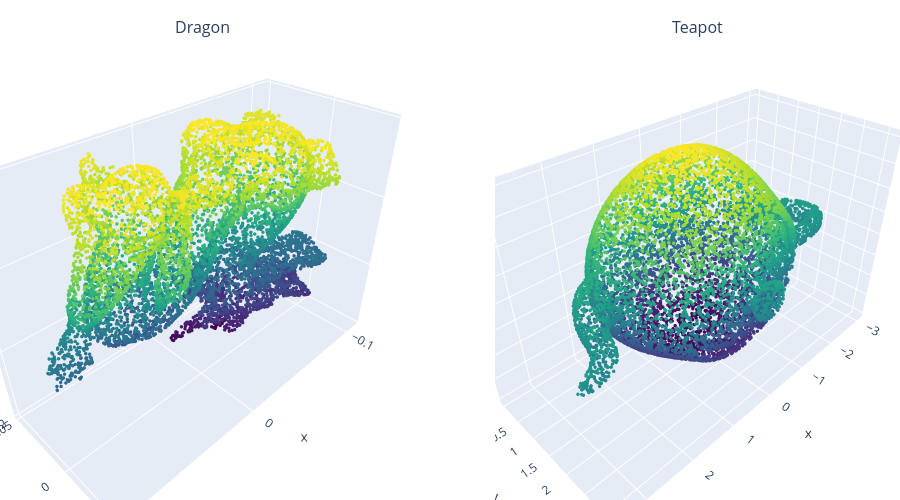

The notebook cell this image was saved under:
### Code cell
visualize_transition_3d(
    [dragon_points, teapot_points],
    titles=["Dragon", "Teapot"]
)

### Figure 1 — Plotly figure (JSON) as saved in the notebook; plotly's stock layout.template omitted (floating-point values rounded to 4 significant figures; data arrays with more than 128 entries replaced by an {"elided": "..."} marker saying what was removed)
{"data": [{"marker": {"color": {"elided": "10000 float values"}, "colorscale": [[0.0, "#440154"], [0.1111, "#482878"], [0.2222, "#3e4989"], [0.3333, "#31688e"], [0.4444, "#26828e"], [0.5556, "#1f9e89"], [0.6667, "#35b779"], [0.7778, "#6ece58"], [0.8889, "#b5de2b"], [1.0, "#fde725"]], "size": 2}, "mode": "markers", "showlegend": false, "x": {"elided": "10000 float values"}, "y": {"elided": "10000 float values"}, "z": {"elided": "10000 float values"}, "type": "scatter3d", "scene": "scene"}, {"marker": {"color": {"elided": "10000 float values"}, "colorscale": [[0.0, "#440154"], [0.1111, "#482878"], [0.2222, "#3e4989"], [0.3333, "#31688e"], [0.4444, "#26828e"], [0.5556, "#1f9e89"], [0.6667, "#35b779"], [0.7778, "#6ece58"], [0.8889, "#b5de2b"], [1.0, "#fde725"]], "size": 2}, "mode": "markers", "showlegend": false, "x": {"elided": "10000 float values"}, "y": {"elided": "10000 float values"}, "z": {"elided": "10000 float values"}, "type": "scatter3d", "scene": "scene2"}], "layout": {"scene": {"domain": {"x": [0.0, 0.45], "y": [0.0, 1.0]}}, "scene2": {"domain": {"x": [0.55, 1.0], "y": [0.0, 1.0]}}, "annotations": [{"font": {"size": 16}, "showarrow": false, "text": "Dragon", "x": 0.225, "xanchor": "center", "xref": "paper", "y": 1.0, "yanchor": "bottom", "yref": "paper"}, {"font": {"size": 16}, "showarrow": false, "text": "Teapot", "x": 0.775, "xanchor": "center", "xref": "paper", "y": 1.0, "yanchor": "bottom", "yref": "paper"}], "margin": {"l": 0, "r": 0, "t": 40, "b": 0}, "height": 500}}
